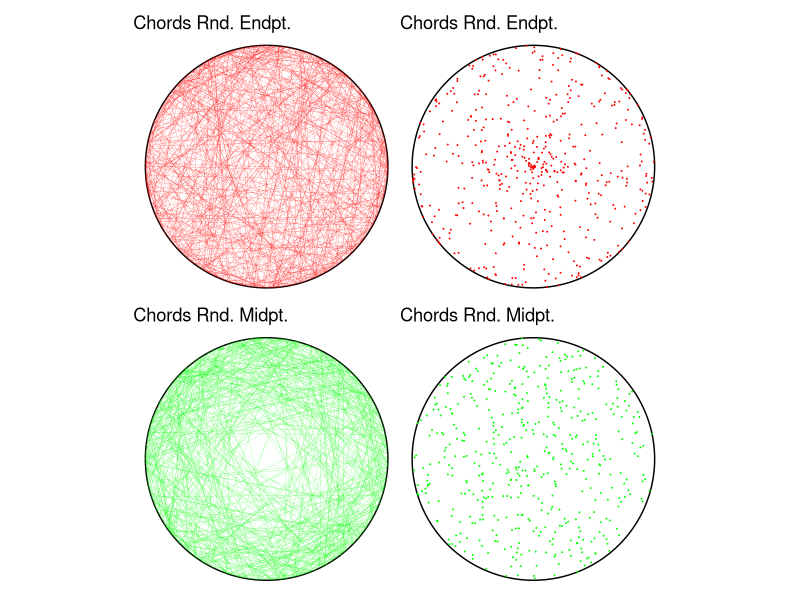
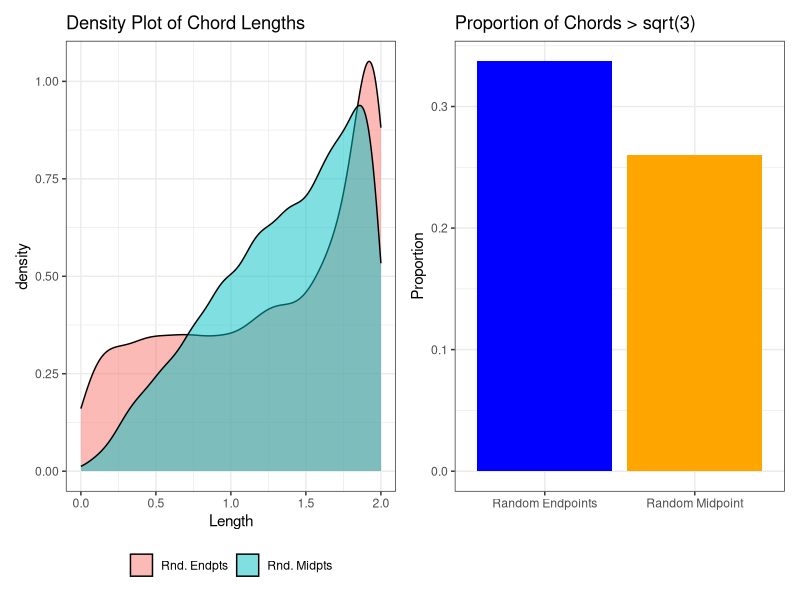

Write R code to recreate these figures, in order.
## ---- chunk 1
library(ggplot2)
library(gridExtra)
library(patchwork)
set.seed(675) # For reproducibility
## ---- chunk 2
# Simulation circle dimensions 
xx0=0; # center of disk 
yy0=0; 
r=1;   # disk radius
# Create points for circle
t <- seq(0, 2*pi, len = 200);
xp <- r*cos(t);
yp <- r*sin(t);

# Function to generate random chords using Random Endpoint (Random Endpoints)
generate_chords_rnd_ept <- function(n) {
  thetaA1 <- 2 * pi * runif(n)  # choose angular component uniformly
  thetaA2 <- 2 * pi * runif(n)  # choose angular component uniformly
  
  # calculate segment endpoints
  xxA1 <- xx0 + r * cos(thetaA1)
  yyA1 <- yy0 + r * sin(thetaA1)
  xxA2 <- xx0 + r * cos(thetaA2)
  yyA2 <- yy0 + r * sin(thetaA2)
  
  # calculate midpoints of segments
  xxA0 <- (xxA1 + xxA2) / 2
  yyA0 <- (yyA1 + yyA2) / 2
  
  # Convert to data frame
  chord_data_ept <- data.frame(x1 = xxA1, y1 = yyA1, x2 = xxA2, y2 = yyA2)
  midpoint_data <- data.frame(x = xxA0, y = yyA0)
  
  # Calculate lengths of chords
  chord_lengths <- sqrt((xxA1 - xxA2)^2 + (yyA1 - yyA2)^2)
  
  # Return chord data, chord lengths, and midpoints
  return(list(chords = chord_data_ept,
              chord_lengths = chord_lengths,
              midpoints = midpoint_data))
}

# Function to generate random chords using Random Midpoint (Random Midpoint)
generate_chords_rnd_mpt <- function(n) {
  thetaC <- 2 * pi * runif(n)  # choose angular component uniformly
  pC <- r * sqrt(runif(n))     # choose radial component
  qC <- sqrt(r^2 - pC^2)       # distance to circle edge (along line)
  
  # calculate trig values
  sin_thetaC <- sin(thetaC)
  cos_thetaC <- cos(thetaC)
  
  # calculate segment endpoints
  xxC1 <- xx0 + pC * cos_thetaC + qC * sin_thetaC
  yyC1 <- yy0 + pC * sin_thetaC - qC * cos_thetaC
  xxC2 <- xx0 + pC * cos_thetaC - qC * sin_thetaC
  yyC2 <- yy0 + pC * sin_thetaC + qC * cos_thetaC
  
  # calculate midpoints of segments
  xxC0 <- (xxC1 + xxC2) / 2
  yyC0 <- (yyC1 + yyC2) / 2
  
  # Convert to data frame
  chord_data_mpt <- data.frame(x1 = xxC1, y1 = yyC1, x2 = xxC2, y2 = yyC2)
  midpoint_data <- data.frame(x = xxC0, y = yyC0)
  
  # Calculate lengths of chords
  chord_lengths <- sqrt((xxC1 - xxC2)^2 + (yyC1 - yyC2)^2)
  
  # Return chord data, chord lengths, and midpoints
  return(list(chords = chord_data_mpt,
              chord_lengths = chord_lengths,
              midpoints = midpoint_data))
}

# Plotting using ggplot
plot_chords_midpoints <- function(chord_data, midpoint_data, title_chords, 
                                  title_midpoints, chord_color, mpt_col) {
  # Background Circle
  plot_circle <- ggplot(data = data.frame(x = c(xx0 + xp), 
                        y = c(yy0 + yp)), aes(x, y)) +
    geom_path(color = 'black') +
    theme_void() +
    labs(title = title_chords) +
    coord_equal()
  # Chord Lines
  plot_chords <- plot_circle +
    geom_segment(data = chord_data, aes(x = x1, y = y1, xend = x2, yend = y2), 
                 color = chord_color, linewidth = 0.05) +
    coord_equal()
  # Chord Midpoints
  plot_midpoints <- plot_circle +
    geom_point(data = midpoint_data, aes(x, y), color = mpt_col, shape = 20, size = 0.2) +
    coord_equal()
  
  return(list(plot_chords, plot_midpoints))
}

# Small Simulation for plotting
n <- 500  # Number of simulations

# Generate random chords using Random Endpoint
chords_rnd_ept <- generate_chords_rnd_ept(n)
chord_data_rnd_ept <- chords_rnd_ept$chords
midpoint_data_rnd_ept <- chords_rnd_ept$midpoints

# Generate random chords using Random Midpoint
chords_rnd_mpt <- generate_chords_rnd_mpt(n)
chord_data_rnd_mpt <- chords_rnd_mpt$chords
midpoint_data_rnd_mpt <- chords_rnd_mpt$midpoints

# Plot for both Solutions
plots_a <- plot_chords_midpoints(chord_data_rnd_ept, midpoint_data_rnd_ept, 
                                  'Chords Rnd. Endpt.', 'Midpoints Rnd. Endpt.', 
                                  'red', 'red')
plots_c <- plot_chords_midpoints(chord_data_rnd_mpt, midpoint_data_rnd_mpt, 
                                  'Chords Rnd. Midpt.', 'Midpoints Rnd. Midpt.', 
                                  'green', 'green')

# Arrange the plots
plot_layout <- (plots_a[[1]] | plots_a[[2]]) / (plots_c[[1]] | plots_c[[2]])
# Show the plots
plot_layout



# ------------------------- Large Simulation for probabilites -------------------------
n <- 5000  # Number of simulations

# Generate random chords using Random Endpoint
chords_rnd_ept <- generate_chords_rnd_ept(n)

# Generate random chords using Random Midpoint
chords_rnd_mpt <- generate_chords_rnd_mpt(n)

# Estimate probability that the length of a random chord is greater than sqrt(3)
prob_rnd_ept <- sum(chords_rnd_ept$chord_lengths > sqrt(3)) / n
prob_rnd_mpt <- sum(chords_rnd_mpt$chord_lengths > sqrt(3)) / n

# Output probabilities
cat("Probability (Random Endpoint):", prob_rnd_ept, "\n")
cat("Probability (Random Midpoint):", prob_rnd_mpt, "\n")

# Plot density plots for both methods
# Combine data for both methods
combined_data <- data.frame(
  x = c(chords_rnd_ept$chord_lengths, chords_rnd_mpt$chord_lengths),
  method = rep(c("Rnd. Endpts", "Rnd. Midpts"), each = n)
)
# Plot density curves for both methods on the same plot
p1 <- ggplot(combined_data, aes(x = x, fill = method)) +
  geom_density(alpha = 0.5) +
  scale_x_continuous(limits = c(0, 2)) +
  labs(title = "Density Plot of Chord Lengths", x = "Length") +
  theme_bw() +
  theme(legend.position = "bottom",legend.title=element_blank()) +
  scale_size_manual(values = c("Rnd. Endpts" = 2, "Rnd. Midpts" = 2))

# Calculate and plot proportions exceeding sqrt(3)
# Combine proportions into a data frame
prop_data <- data.frame(
  method = c("Random Endpoints", "Random Midpoint"),
  prop = c(prob_rnd_ept, prob_rnd_mpt)
)
# Create the bar plot using the data frame
p2 <- ggplot(prop_data, aes(x = method, y = prop)) +
  geom_bar(stat = "identity", fill = c("blue", "orange")) +
  labs(title = "Proportion of Chords > sqrt(3)", x = "", y = "Proportion") +
  theme_bw()

# grid.arrange(p1, p2, nrow = 1)
hist_layout <- (p1 | p2)
hist_layout
## ---- chunk 3

## ---- chunk 4

## ---- chunk 5

## ---- chunk 6

